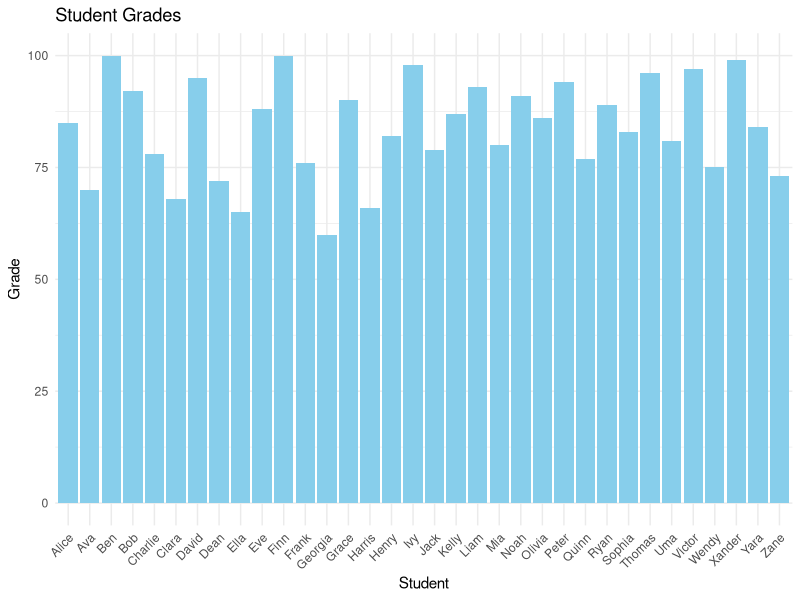

Here is the R script that generated this plot:
 # Load the data from grades.csv
setwd("/home/ching/Desktop/StudentGrades/scripts/") # Adjust path if needed
grades_data <- read.csv("grades.csv")

# Basic Analysis
average_grade <- mean(grades_data$Grade)
print(paste("Average Grade:", average_grade))

highest_grade <- max(grades_data$Grade)
highest_student <- grades_data$Student[which.max(grades_data$Grade)]
print(paste("Highest Grade:", highest_grade, "by", highest_student))

lowest_grade <- min(grades_data$Grade)
lowest_student <- grades_data$Student[which.min(grades_data$Grade)]
print(paste("Lowest Grade:", lowest_grade, "by", lowest_student))

std_dev <- sd(grades_data$Grade)
print(paste("Standard Deviation:", std_dev))

summary(grades_data$Grade)

# Visualization
if (!requireNamespace("ggplot2", quietly = TRUE)) {
  install.packages("ggplot2")
}
library(ggplot2)

ggplot(grades_data, aes(x = Student, y = Grade)) +
  geom_bar(stat = "identity", fill = "skyblue") +
  labs(title = "Student Grades", x = "Student", y = "Grade") +
  theme_minimal() +
  theme(axis.text.x = element_text(angle = 45, hjust = 1))
